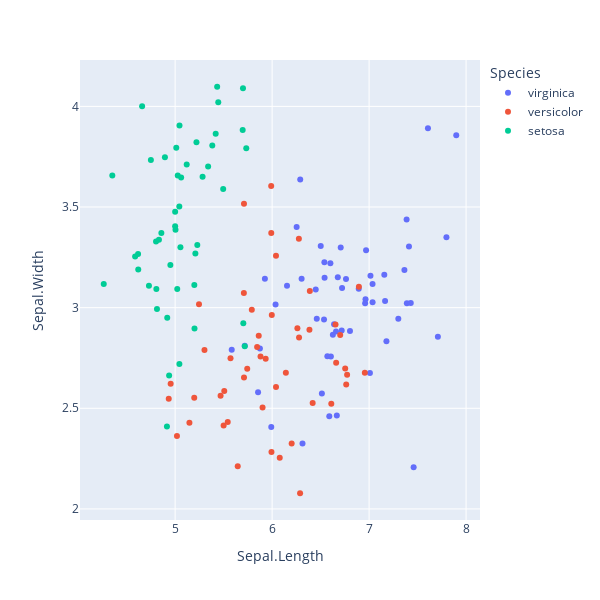

Notebook code cell kept with this figure:
### Code cell
px.scatter(iris_gen1, x = 'Sepal.Length', y = 'Sepal.Width', color = 'Species', width = 600, height = 600)
